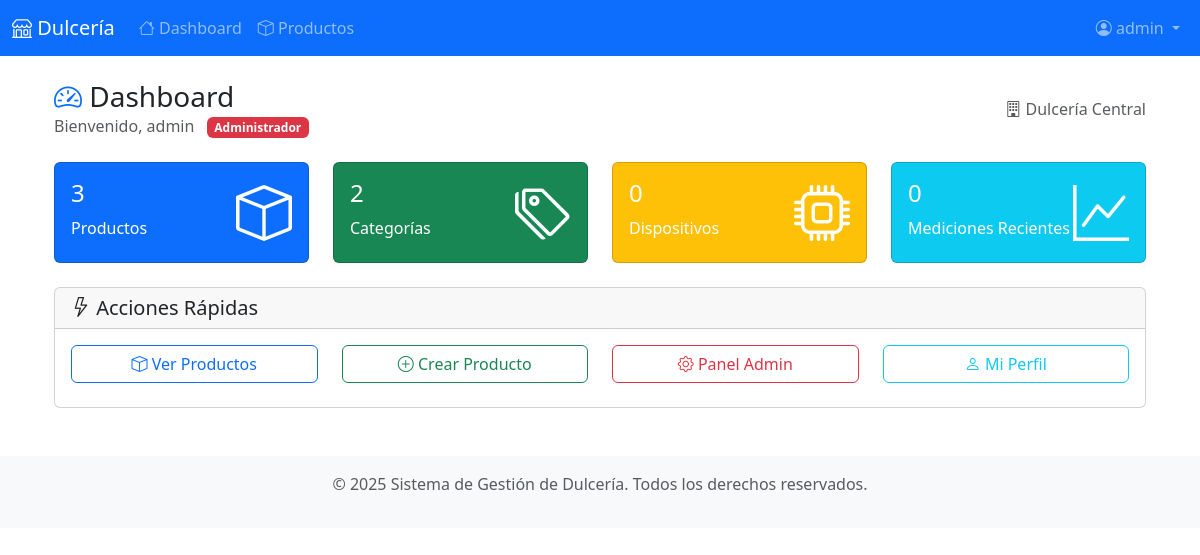
The app's page /dashboard/ (signed in), older data.
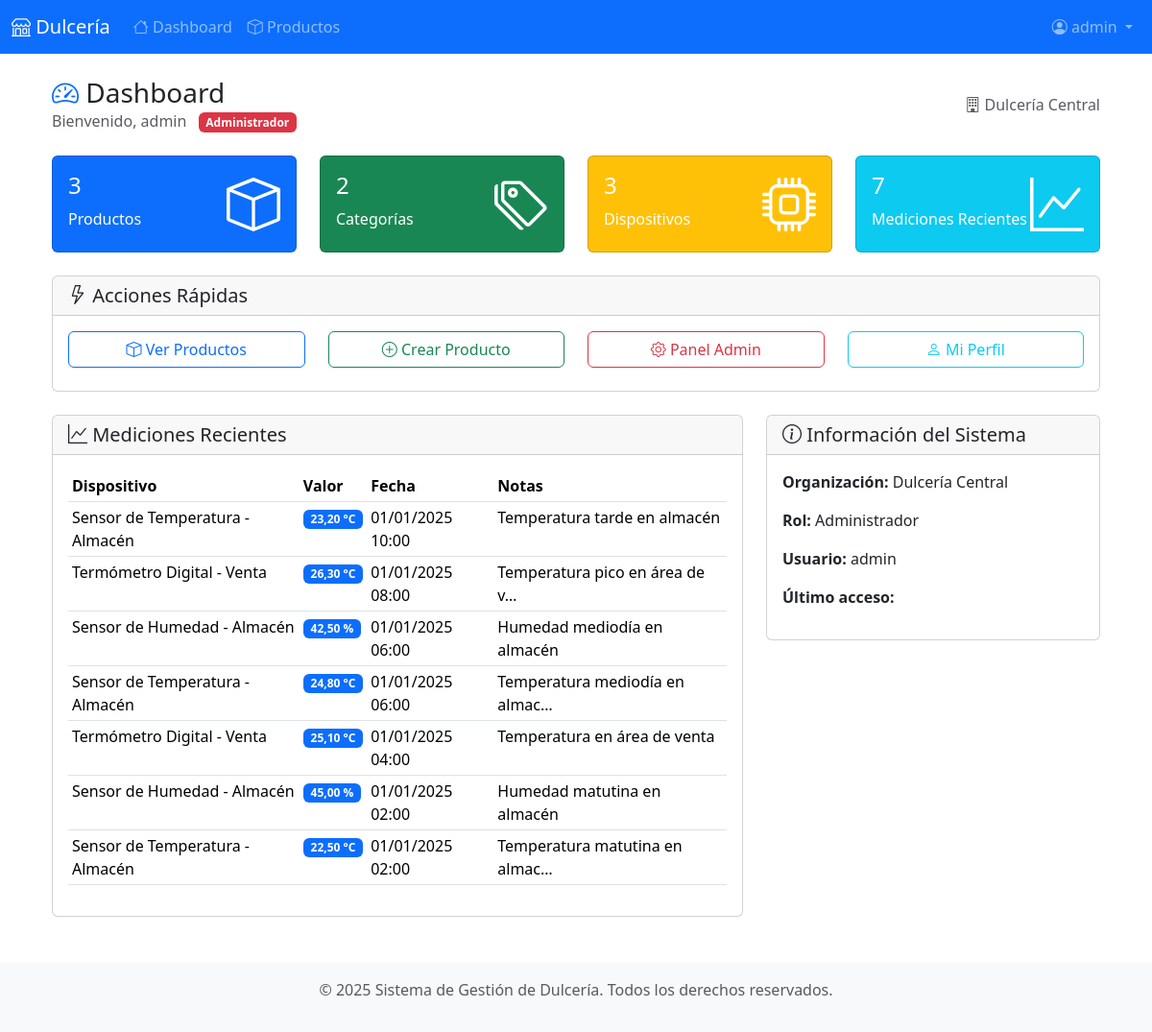
The same page, newer data.
### accounts/models.py (models this page shows, shortened)
class UserProfile(models.Model):
    ROLE_CHOICES = [
        ('admin', 'Administrador'),
        ('manager', 'Gerente'),
        ('employee', 'Empleado'),
        ('viewer', 'Visualizador'),
    ]
    user = models.OneToOneField(User, on_delete=models.CASCADE, verbose_name='Usuario')
    role = models.CharField(max_length=50, choices=ROLE_CHOICES, default='employee', verbose_name='Rol')
    phone = models.CharField(max_length=20, blank=True, verbose_name='Teléfono')
    created_at = models.DateTimeField(auto_now_add=True, verbose_name='Fecha de creación')
    updated_at = models.DateTimeField(auto_now=True, verbose_name='Fecha de actualización')
    organization = models.ForeignKey('organizations.Organization', on_delete=models.PROTECT, verbose_name='Organización')
    class Meta:
        verbose_name = 'Perfil de Usuario'
        verbose_name_plural = 'Perfiles de Usuario'
        ordering = ['user__username']

### organizations/models.py (models this page shows, shortened)
class Organization(models.Model):
    name = models.CharField(max_length=120, unique=True, verbose_name='Nombre')
    created_at = models.DateTimeField(auto_now_add=True, verbose_name='Fecha de creación')
    updated_at = models.DateTimeField(auto_now=True, verbose_name='Fecha de actualización')
    deleted_at = models.DateTimeField(blank=True, null=True, verbose_name='Fecha de eliminación')
    class Meta:
        verbose_name = 'Organización'
        verbose_name_plural = 'Organizaciones'
        ordering = ['name']

class Device(models.Model):
    STATUS_CHOICES = [
        ('active', 'Activo'),
        ('inactive', 'Inactivo'),
        ('maintenance', 'Mantenimiento'),
    ]
    name = models.CharField(max_length=100, verbose_name='Nombre')
    serial = models.CharField(max_length=50, unique=True, verbose_name='Número de serie')
    status = models.CharField(max_length=20, choices=STATUS_CHOICES, default='active', verbose_name='Estado')
    description = models.TextField(blank=True, verbose_name='Descripción')
    created_at = models.DateTimeField(auto_now_add=True, verbose_name='Fecha de creación')
    updated_at = models.DateTimeField(auto_now=True, verbose_name='Fecha de actualización')
    zone = models.ForeignKey(Zone, on_delete=models.CASCADE, verbose_name='Zona')
    class Meta:
        verbose_name = 'Dispositivo'
        verbose_name_plural = 'Dispositivos'
        ordering = ['name']

### production/models.py (models this page shows, shortened)
class Measurement(models.Model):
    device = models.ForeignKey('organizations.Device', on_delete=models.CASCADE, verbose_name='Dispositivo')
    value = models.DecimalField(max_digits=10, decimal_places=2, verbose_name='Valor')
    unit = models.CharField(max_length=20, default='unidad', verbose_name='Unidad')
    timestamp = models.DateTimeField(verbose_name='Fecha y hora')
    notes = models.TextField(blank=True, verbose_name='Notas')
    created_at = models.DateTimeField(auto_now_add=True, verbose_name='Fecha de creación')
    class Meta:
        verbose_name = 'Medición'
        verbose_name_plural = 'Mediciones'
        ordering = ['-timestamp']
        indexes = [
            models.Index(fields=['timestamp'], name='prod_meas_timestamp_idx'),
            models.Index(fields=['device', 'timestamp'], name='prod_meas_dev_time_idx'),
        ]

### accounts/views.py (the view, shortened to what this page needs)
# urls.py: path('dashboard/', views.dashboard, name='dashboard'),
@login_required
def dashboard(request):
    user_profile = request.user.userprofile
    user_org = user_profile.organization
    role = user_profile.role
    context = {
        'user_org': user_org,
        'user_role': role,
        'user_profile': user_profile,
    }
    if role == 'admin':
        from production.models import Product, Category
        from organizations.models import Device
        from production.models import Measurement
        context.update({
            'total_products': Product.objects.filter(is_active=True).count(),
            'total_categories': Category.objects.count(),
            'total_devices': Device.objects.count(),
            'recent_measurements': Measurement.objects.select_related('device', 'device__zone')[:10],
        })
    else:  # employee o viewer
        from production.models import Product, Category
        context.update({
            'total_products': Product.objects.filter(is_active=True).count(),
            'total_categories': Category.objects.count(),
        })
    return render(request, "accounts/dashboard.html", context)

### templates/accounts/dashboard.html (shortened to what this page needs)
{% extends "base.html" %}
{% load static %}
{% block content %}
<div class="container-fluid">
    <div class="d-flex justify-content-between align-items-center mb-4">
        <div>
            <h1 class="h3 mb-0">
                <i class="bi bi-speedometer2 text-primary"></i> Dashboard
            </h1>
            <p class="text-muted mb-0">
                Bienvenido, {{ user.get_full_name|default:user.username }}
                <span class="badge bg-{% if user_role == 'admin' %}danger{% elif user_role == 'manager' %}warning{% else %}info{% endif %} ms-2">
                    {{ user_profile.get_role_display }}
                </span>
            </p>
        </div>
        <div>
            <span class="text-muted">
                <i class="bi bi-building"></i> {{ user_org.name }}
            </span>
        </div>
    </div>
    {% if user_role == 'admin' or user_role == 'manager' %}
    <div class="row mb-4">
        <div class="col-md-3">
            <div class="card bg-primary text-white">
                <div class="card-body">
                    <div class="d-flex justify-content-between">
                        <div>
                            <h4 class="card-title">{{ total_products|default:0 }}</h4>
                            <p class="card-text">Productos</p>
                        </div>
                        <div class="align-self-center">
                            <i class="bi bi-box display-4"></i>
                        </div>
                    </div>
                </div>
            </div>
        </div>
        <div class="col-md-3">
            <div class="card bg-success text-white">
                <div class="card-body">
                    <div class="d-flex justify-content-between">
                        <div>
                            <h4 class="card-title">{{ total_categories|default:0 }}</h4>
                            <p class="card-text">Categorías</p>
                        </div>
                        <div class="align-self-center">
                            <i class="bi bi-tags display-4"></i>
                        </div>
                    </div>
                </div>
            </div>
        </div>
        {% if user_role == 'admin' or user_role == 'manager' %}
        <div class="col-md-3">
            <div class="card bg-warning text-white">
                <div class="card-body">
                    <div class="d-flex justify-content-between">
                        <div>
                            <h4 class="card-title">{{ total_devices|default:0 }}</h4>
                            <p class="card-text">Dispositivos</p>
                        </div>
                        <div class="align-self-center">
                            <i class="bi bi-cpu display-4"></i>
                        </div>
                    </div>
                </div>
            </div>
        </div>
        {% endif %}
        <div class="col-md-3">
            <div class="card bg-info text-white">
                <div class="card-body">
                    <div class="d-flex justify-content-between">
                        <div>
                            <h4 class="card-title">{{ recent_measurements|length|default:0 }}</h4>
                            <p class="card-text">Mediciones Recientes</p>
                        </div>
                        <div class="align-self-center">
                            <i class="bi bi-graph-up display-4"></i>
                        </div>
                    </div>
                </div>
            </div>
        </div>
    </div>
    {% endif %}
    <div class="row mb-4">
        <div class="col-12">
            <div class="card">
                <div class="card-header">
                    <h5 class="card-title mb-0">
                        <i class="bi bi-lightning"></i> Acciones Rápidas
                    </h5>
                </div>
                <div class="card-body">
                    <div class="row">
                        <div class="col-md-3 mb-2">
                            <a href="{% url 'products_list' %}" class="btn btn-outline-primary w-100">
                                <i class="bi bi-box"></i> Ver Productos
                            </a>
                        </div>
                        {% if user_role == 'admin' or user_role == 'manager' %}
                        <div class="col-md-3 mb-2">
                            <a href="{% url 'product_create' %}" class="btn btn-outline-success w-100">
                                <i class="bi bi-plus-circle"></i> Crear Producto
                            </a>
                        </div>
                        {% endif %}
                        {% if user_role == 'admin' %}
                        <div class="col-md-3 mb-2">
                            <a href="{% url 'admin:index' %}" class="btn btn-outline-danger w-100">
                                <i class="bi bi-gear"></i> Panel Admin
                            </a>
                        </div>
                        {% endif %}
                        <div class="col-md-3 mb-2">
                            <a href="{% url 'profile' %}" class="btn btn-outline-info w-100">
                                <i class="bi bi-person"></i> Mi Perfil
                            </a>
                        </div>
                    </div>
                </div>
            </div>
        </div>
    </div>
    {% if user_role == 'admin' or user_role == 'manager' %}
    {% if recent_measurements %}
    <div class="row">
        <div class="col-md-8">
            <div class="card">
                <div class="card-header">
                    <h5 class="card-title mb-0">
                        <i class="bi bi-graph-up"></i> Mediciones Recientes
                    </h5>
                </div>
                <div class="card-body">
                    <div class="table-responsive">
                        <table class="table table-sm">
                            <thead>
                                <tr>
                                    <th>Dispositivo</th>
                                    <th>Valor</th>
                                    <th>Fecha</th>
                                    <th>Notas</th>
                                </tr>
                            </thead>
                            <tbody>
                                {% for measurement in recent_measurements %}
                                <tr>
                                    <td>{{ measurement.device.name }}</td>
                                    <td>
                                        <span class="badge bg-primary">
                                            {{ measurement.value }} {{ measurement.unit }}
                                        </span>
                                    </td>
                                    <td>{{ measurement.timestamp|date:"d/m/Y H:i" }}</td>
                                    <td>{{ measurement.notes|truncatechars:30 }}</td>
                                </tr>
                                {% endfor %}
                            </tbody>
                        </table>
                    </div>
                </div>
            </div>
        </div>
        <div class="col-md-4">
            <div class="card">
                <div class="card-header">
                    <h5 class="card-title mb-0">
                        <i class="bi bi-info-circle"></i> Información del Sistema
                    </h5>
                </div>
                <div class="card-body">
                    <p><strong>Organización:</strong> {{ user_org.name }}</p>
                    <p><strong>Rol:</strong> {{ user_profile.get_role_display }}</p>
                    <p><strong>Usuario:</strong> {{ user.username }}</p>
                    <p><strong>Último acceso:</strong> {{ user.last_login|date:"d/m/Y H:i" }}</p>
                </div>
            </div>
        </div>
    </div>
    {% endif %}
    {% endif %}
</div>
{% endblock %}

### templates/base.html (shortened to what this page needs)
<!DOCTYPE html>
<html lang="es">
<head>
    <link href="https://cdn.jsdelivr.net/npm/bootstrap@5.3.3/dist/css/bootstrap.min.css" rel="stylesheet" />
    <link href="https://cdn.jsdelivr.net/npm/bootstrap-icons@1.11.0/font/bootstrap-icons.css" rel="stylesheet" />
</head>
<body>
    <nav class="navbar navbar-expand-lg navbar-dark bg-primary">
        <div class="container-fluid">
            <a class="navbar-brand" href="{% url 'dashboard' %}">
                <i class="bi bi-shop"></i> Dulcería
            </a>
            <div class="collapse navbar-collapse" id="navbarNav">
                <ul class="navbar-nav me-auto">
                    {% if user.is_authenticated %}
                        <li class="nav-item">
                            <a class="nav-link" href="{% url 'dashboard' %}">
                                <i class="bi bi-house"></i> Dashboard
                            </a>
                        </li>
                        <li class="nav-item">
                            <a class="nav-link" href="{% url 'products_list' %}">
                                <i class="bi bi-box"></i> Productos
                            </a>
                        </li>
                    {% endif %}
                </ul>
                <ul class="navbar-nav">
                    {% if user.is_authenticated %}
                        <li class="nav-item dropdown">
                            <a class="nav-link dropdown-toggle" href="#" role="button" data-bs-toggle="dropdown">
                                <i class="bi bi-person-circle"></i> {{ user.username }}
                            </a>
                        </li>
                    {% else %}
                        <li class="nav-item">
                            <a class="nav-link" href="{% url 'login' %}">
                                <i class="bi bi-box-arrow-in-right"></i> Entrar
                            </a>
                        </li>
                    {% endif %}
                </ul>
            </div>
        </div>
    </nav>
    <main class="container my-4">
        {% block content %}
        {% endblock %}
    </main>
    <footer class="bg-light text-center text-muted py-3 mt-5">
        <div class="container">
            <p>&copy; 2025 Sistema de Gestión de Dulcería. Todos los derechos reservados.</p>
        </div>
    </footer>
</body>
</html>

Row changes from the older to the newer data that the page shows:
changed UserProfile "Administrador": role (not shown) → "Administrador"
changed Organization "Dulcería Central": name (not shown) → "Dulcería Central"
added Measurement: device.name "Sensor de Temperatura - Almacén", value "23,20", unit "°C", timestamp "01/01/2025 10:00", notes "Temperatura tarde en almacén"
added Measurement: device.name "Termómetro Digital - Venta", value "26,30", unit "°C", timestamp "01/01/2025 08:00", notes "Temperatura pico en área de v…"
added Measurement: device.name "Sensor de Humedad - Almacén", value "42,50", unit "%", timestamp "01/01/2025 06:00", notes "Humedad mediodía en almacén"
added Measurement: device.name "Sensor de Temperatura - Almacén", value "24,80", unit "°C", timestamp "01/01/2025 06:00", notes "Temperatura mediodía en almac…"
added Measurement: device.name "Termómetro Digital - Venta", value "25,10", unit "°C", timestamp "01/01/2025 04:00", notes "Temperatura en área de venta"
added Measurement: device.name "Sensor de Humedad - Almacén", value "45,00", unit "%", timestamp "01/01/2025 02:00", notes "Humedad matutina en almacén"
added Measurement: device.name "Sensor de Temperatura - Almacén", value "22,50", unit "°C", timestamp "01/01/2025 02:00", notes "Temperatura matutina en almac…"
Text that changed along with them:
{{ total_devices|default:0 }}: "0" → "3"
{{ recent_measurements|length|default:0 }}: "0" → "7"
{{ user.username }}: (not shown) → "admin"
text now shown: "Mediciones Recientes Dispositivo Valor Fecha Notas Información del Sistema Organización: Rol: Usuario: Último acceso:"
